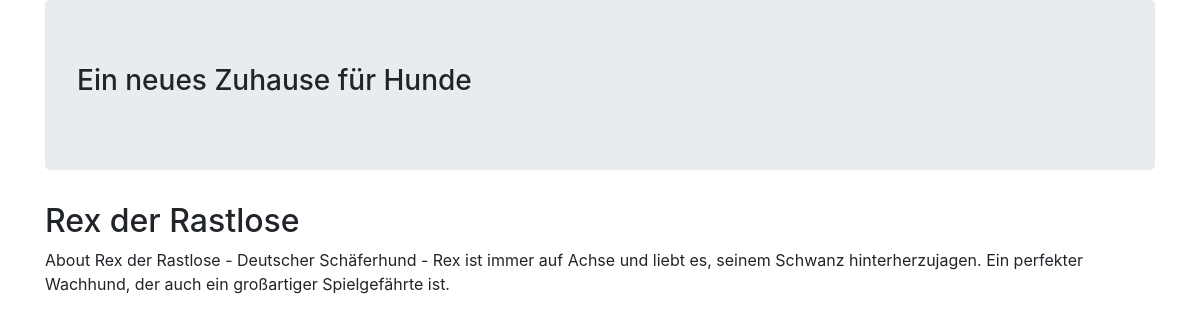
Page /dog/8 on the committed database.
### dog_shelters/models.py (models this page shows, shortened)
class Dog(models.Model):
    shelter = models.ForeignKey(Shelter, on_delete=models.PROTECT)
    name = models.CharField(max_length=200)
    description = models.TextField()
    intake_date = models.DateTimeField(auto_now_add=True)

### dog_shelters/views.py (the view)
# urls.py: path('dog/<int:pk>', views.DogDetailView.as_view(), name='dog_detail'),
class DogDetailView(generic.DetailView):
    model = models.Dog
    template_name = 'dog_detail.html'
    context_object_name = 'dog'

### dog_shelters/templates/dog_detail.html (shortened to what this page needs)
{% extends 'base.html' %}
{% block content %}
<h2>{{ dog.name }}</h2>
<div>About {{ dog.name }} - {{ dog.description }}</div>
{% endblock %}

### rows in the picture
Dog: name "Rex der Rastlose", description "Deutscher Schäferhund - Rex ist immer auf Achse und liebt es, seinem Schwanz hinterherzujagen. Ein perfekter Wachhund, der auch ein großartiger Spielgefährte ist."
